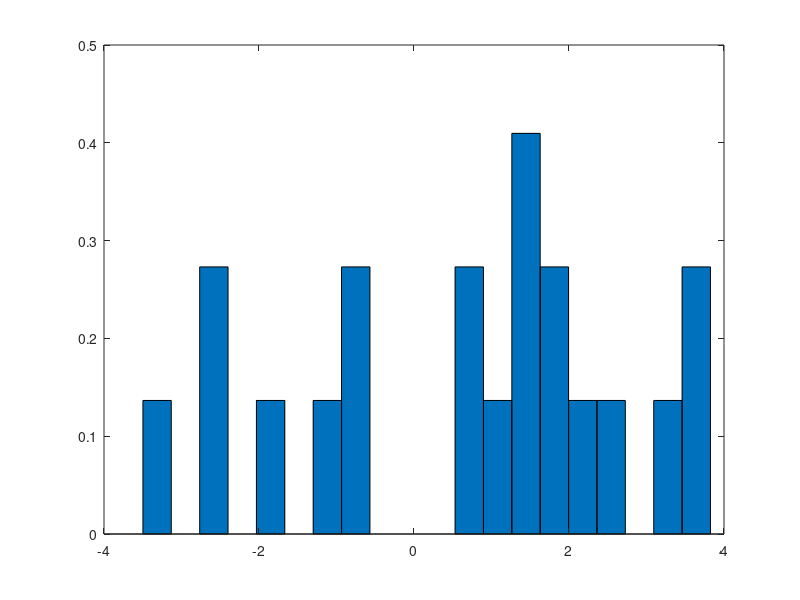

Write MATLAB code to recreate this figure. (Note: this script raises an error after producing the figure.)
%% 
%
% Lab 1 Part a
%
% We will use maximum likelihood (ML) to fit both parameters (mu and sigma) of a
% univariate normal distribution to the data.
%
%%
 
clear all
close all
 
% generate some data points from a normal distribution
mu = 1; % mean
sigma = 2; %standard deviation = sqrt(variance)
N = 20; % number of datapoints
X = mu + sigma.*randn(N,1);
 
%% ML Parameter Estimation of normal
% TODO 1 - On paper derive the ML parameter estimates for the normal
% distribution and then insert the equations here.
% Note: For today, it's safe to assume that the data points were generated
% independently of each other.
muML = sum(X) / N;    % So put your answer here in place of zero.
sigmaML = sum((X - muML).^2) / N; % So put your answer here in place of zero.
 
% Plotting univariate normal
% normalizing histograms - assuming bins are evenly sized
[histCnt, histPos] = hist(X, 20);
binWidth = histPos(2)-histPos(1);
bar(histPos, histCnt./(sum(histCnt)*binWidth), 1);
hold on;plotNormal(mu, sigma, 'g')
hold on;plotNormal(muML, sigmaML, 'r')
legend('data', 'input', 'ML estimate')
title('ML parameter fited distribution')
hold off

% TODO remove this break when you have completed the first section

 
%% Likelihood function
% 
offSet = 1;
sigmaRange = [sigma-offSet : 0.01 : sigma+offSet];
muRange = [mu-offSet : 0.01 : mu+offSet];
 
% Note: in the code below, there may be nothing missing, but functions like 
% normal() and logNormal() are being called, yet are potentially blank. To 
% accomplish these TODO's, fill them in!
% TODO 2 - Compute the likelihood function for the normal distribution
% TODO 3 - Empirically verify that the maximum is at the same position as
% your ML solution
% TODO 4 - Compute the log-likelihood function and verify that it has the
% same maximum
lfun = zeros(length(sigmaRange), length(muRange));
llfun = zeros(length(sigmaRange), length(muRange));
for s=1:length(sigmaRange)
    for m=1:length(muRange)
        lfun(s,m) = normal( X, sigmaRange(s), muRange(m) );
        llfun(s,m) = logNormal( X, sigmaRange(s), muRange(m) );
    end
end
 
% Plotting log-likelihood function
figure
subplot(1,2,1)
imagesc(muRange,sigmaRange,llfun);colormap hot
[val ind] = max(llfun(:)); % find max
[maxSigma maxMu] = ind2sub(size(llfun), ind);
hold on
plot(muRange(maxMu), sigmaRange(maxSigma), 'bo')% peak
plot(muML, sigmaML, 'rx') % ML parameters
plot(mu, sigma, 'go') % input
title('Log-likelihood function');
ylabel('sigma');xlabel('mu')
legend('peak', 'ml estimate', 'input');
 
% Plotting likelihood function
subplot(1,2,2)
imagesc(muRange,sigmaRange, lfun);colormap hot
[val ind] = max(lfun(:)); % find max
[maxSigma maxMu] = ind2sub(size(lfun), ind);
hold on
plot(muRange(maxMu), sigmaRange(maxSigma), 'bo')% peak
plot(muML, sigmaML, 'rx') % ML parameters
plot(mu, sigma, 'go') % input
title('Likelihood function');
ylabel('sigma');xlabel('mu')
legend('peak', 'ml estimate', 'input');
 
 
% TODO 5 - Observe what happens to the likelihood function as you increase the number of datapoints
 
 
